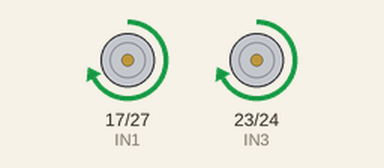
Simulated run of this program. Board: Raspberry Pi (BCM pin numbers). Shown: motor-driver pin pairs drawn as motors (green arrow = first pin HIGH = forward, orange = second pin HIGH = backward, longer = more drive, scaled by the enable pin). At 6.0 s the program stops and its outputs stay as they are.

Above: at 0.1 s.
At 2.1 s:
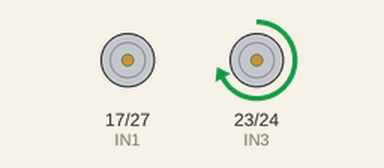
At 3.1 s:
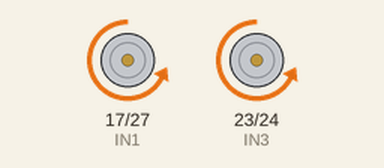
At 6.1 s:
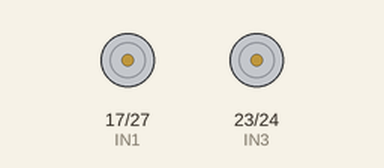
Timing chart, 0 to 7.5 s (numbered marks = the images above):
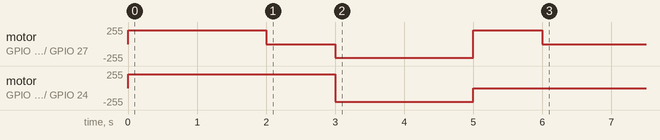

Measured:
- by itself, motor on GPIO 23 (IN3) / GPIO 24 (IN4): stopped → forward 204/255 at 0.00 s, → backward 204/255 3.0 s later, → stopped 2.0 s later
- by itself, motor on GPIO 17 (IN1) / GPIO 27 (IN2): stopped → forward 204/255 at 0.00 s, → stopped 2.0 s later, → backward 204/255 1.0 s later, → forward 204/255 2.0 s later, … (5 changes in this stretch)

The program:

raspberry_pi_motor_control.py
```python
import RPi.GPIO as GPIO
import time

# Pin definitions (BCM GPIO)
IN1 = 17   # L298N IN1 (Left dir 1)
IN2 = 27   # L298N IN2 (Left dir 2)
ENA = 22   # L298N ENA  (Left PWM)
IN3 = 23   # L298N IN3 (Right dir 1)
IN4 = 24   # L298N IN4 (Right dir 2)
ENB = 25   # L298N ENB  (Right PWM)

GPIO.setmode(GPIO.BCM)
GPIO.setwarnings(False)
GPIO.setup([IN1, IN2, ENA, IN3, IN4, ENB], GPIO.OUT)

# PWM initialization
pwm_left = GPIO.PWM(ENA, 100)
pwm_right = GPIO.PWM(ENB, 100)
pwm_left.start(0)
pwm_right.start(0)

def set_motors(left_speed=0, left_forward=True, right_speed=0, right_forward=True):
    # Set directions
    GPIO.output(IN1, GPIO.HIGH if left_forward else GPIO.LOW)
    GPIO.output(IN2, GPIO.LOW if left_forward else GPIO.HIGH)
    GPIO.output(IN3, GPIO.HIGH if right_forward else GPIO.LOW)
    GPIO.output(IN4, GPIO.LOW if right_forward else GPIO.HIGH)
    pwm_left.ChangeDutyCycle(abs(left_speed))
    pwm_right.ChangeDutyCycle(abs(right_speed))

def stop_motors():
    pwm_left.ChangeDutyCycle(0)
    pwm_right.ChangeDutyCycle(0)
    for pin in [IN1, IN2, IN3, IN4]:
        GPIO.output(pin, GPIO.LOW)

def move_forward(speed=75):
    set_motors(speed, True, speed, True)

def move_backward(speed=75):
    set_motors(speed, False, speed, False)

def turn_left(speed=75):
    set_motors(0, True, speed, True)

def turn_right(speed=75):
    set_motors(speed, True, 0, True)

# Example testing logic
if __name__ == "__main__":
    try:
        move_forward(80)
        time.sleep(2)
        turn_left(80)
        time.sleep(1)
        move_backward(80)
        time.sleep(2)
        turn_right(80)
        time.sleep(1)
        stop_motors()
    finally:
        pwm_left.stop()
        pwm_right.stop()
        GPIO.cleanup()
```
